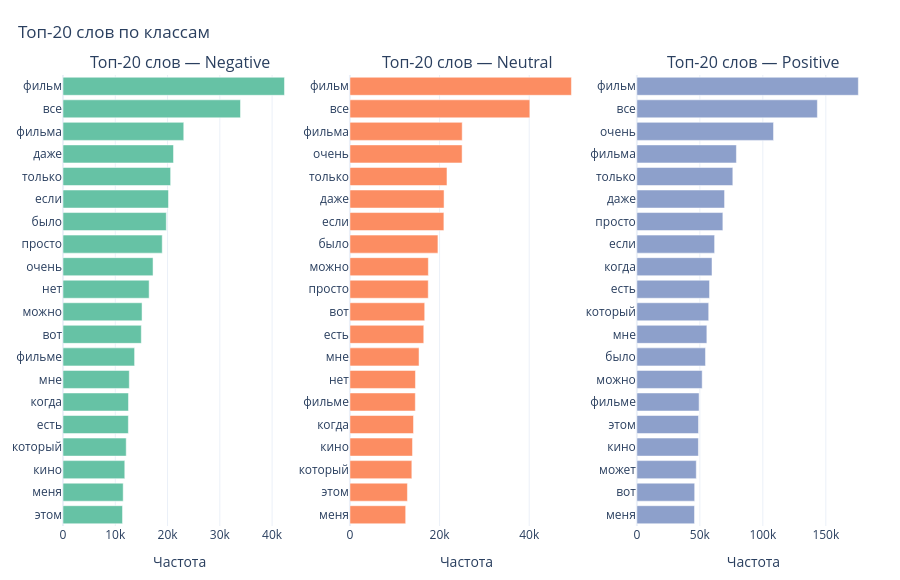

The notebook cell saved with this chart:
### Markdown cell above
### 3.3 Топ-20 слов по классам

Гистограмма частот 20 самых популярных слов для каждого класса
после грубой фильтрации служебных частей речи через `Counter`.
Это количественная картина поверх облаков слов.

> Слово «не» **намеренно оставлено** в обоих наборах —
> оно несёт семантическую нагрузку в негативных отзывах.

### Code cell
plot_top_words_by_class(df)

### Figure 1 — Plotly figure (JSON) as saved in the notebook; plotly's stock layout.template omitted (floating-point values rounded to 4 significant figures)
{"data": [{"marker": {"color": "rgb(102,194,165)"}, "name": "negative", "orientation": "h", "showlegend": false, "type": "bar", "x": [11387, 11515, 11818, 12091, 12503, 12526, 12683, 13695, 14979, 15122, 16478, 17225, 18983, 19763, 20180, 20591, 21141, 23101, 33953, 42368], "xaxis": "x", "y": ["этом", "меня", "кино", "который", "есть", "когда", "мне", "фильме", "вот", "можно", "нет", "очень", "просто", "было", "если", "только", "даже", "фильма", "все", "фильм"], "yaxis": "y"}, {"marker": {"color": "rgb(252,141,98)"}, "name": "neutral", "orientation": "h", "showlegend": false, "type": "bar", "x": [12438, 12829, 13814, 13958, 14184, 14588, 14620, 15418, 16475, 16684, 17474, 17499, 19633, 20964, 21001, 21655, 25029, 25048, 40145, 49419], "xaxis": "x2", "y": ["меня", "этом", "который", "кино", "когда", "фильме", "нет", "мне", "есть", "вот", "просто", "можно", "было", "если", "даже", "только", "очень", "фильма", "все", "фильм"], "yaxis": "y2"}, {"marker": {"color": "rgb(141,160,203)"}, "name": "positive", "orientation": "h", "showlegend": false, "type": "bar", "x": [45764, 45895, 47170, 48869, 48959, 49395, 51851, 54464, 55561, 57022, 57679, 59651, 61707, 68270, 69613, 76174, 79008, 108476, 143292, 175819], "xaxis": "x3", "y": ["меня", "вот", "может", "кино", "этом", "фильме", "можно", "было", "мне", "который", "есть", "когда", "если", "просто", "даже", "только", "фильма", "очень", "все", "фильм"], "yaxis": "y3"}], "layout": {"annotations": [{"font": {"size": 16}, "showarrow": false, "text": "Топ-20 слов — Negative", "x": 0.1444, "xanchor": "center", "xref": "paper", "y": 1, "yanchor": "bottom", "yref": "paper"}, {"font": {"size": 16}, "showarrow": false, "text": "Топ-20 слов — Neutral", "x": 0.5, "xanchor": "center", "xref": "paper", "y": 1, "yanchor": "bottom", "yref": "paper"}, {"font": {"size": 16}, "showarrow": false, "text": "Топ-20 слов — Positive", "x": 0.8556, "xanchor": "center", "xref": "paper", "y": 1, "yanchor": "bottom", "yref": "paper"}], "font": {"size": 12}, "height": 580, "legend": {"title": {"text": "Класс"}}, "margin": {"b": 40, "l": 40, "r": 30, "t": 75}, "title": {"text": "Топ-20 слов по классам", "x": 0.02}, "xaxis": {"anchor": "y", "domain": [0, 0.2889], "title": {"text": "Частота"}}, "xaxis2": {"anchor": "y2", "domain": [0.3556, 0.6444], "title": {"text": "Частота"}}, "xaxis3": {"anchor": "y3", "domain": [0.7111, 1], "title": {"text": "Частота"}}, "yaxis": {"anchor": "x", "domain": [0, 1]}, "yaxis2": {"anchor": "x2", "domain": [0, 1]}, "yaxis3": {"anchor": "x3", "domain": [0, 1]}}}
